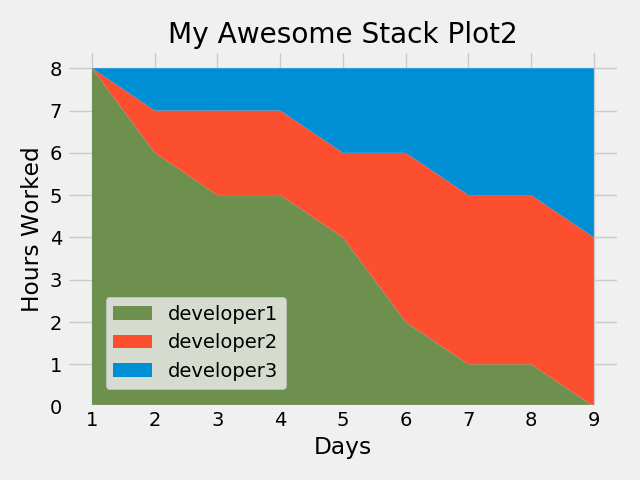

Write the Python code that produced this figure.
from matplotlib import pyplot as plt

plt.style.use("fivethirtyeight")


days = [1, 2, 3, 4, 5, 6, 7, 8, 9]


developer1 = [8, 6, 5, 5, 4, 2, 1, 1, 0]
developer2 = [0, 1, 2, 2, 2, 4, 4, 4, 4]
developer3 = [0, 1, 1, 1, 2, 2, 3, 3, 4]


labels = ['developer1', 'developer2', 'developer3']
colors = ['#6d904f', '#fc4f30', '#008fd5']
plt.stackplot(days, developer1, developer2, developer3, labels=labels, colors=colors)

plt.legend(loc=(0.07, 0.05))

plt.xlabel('Days')
plt.ylabel('Hours Worked')

plt.title("My Awesome Stack Plot2")
plt.tight_layout()

plt.savefig('stackplot2.png')

plt.show()

# Colors:
# Blue = #008fd5
# Red = #fc4f30
# Yellow = #e5ae37
# Green = #6d904f
